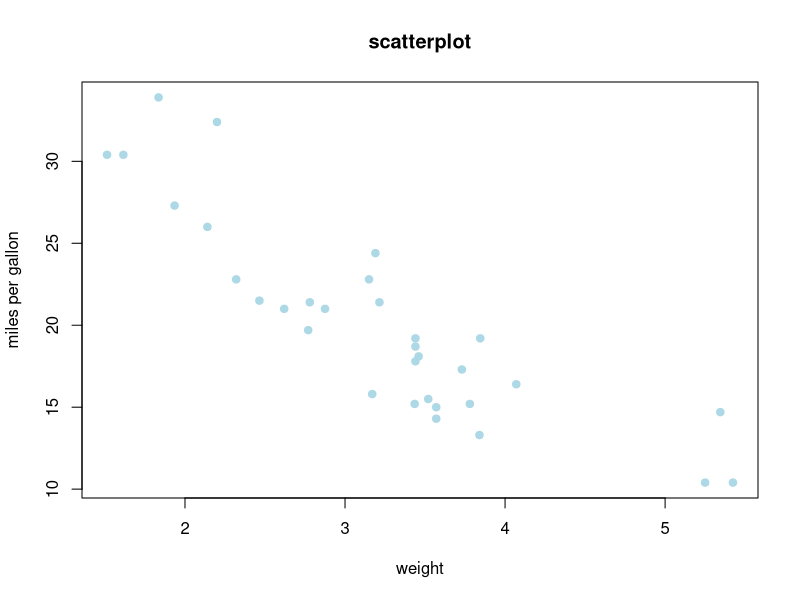
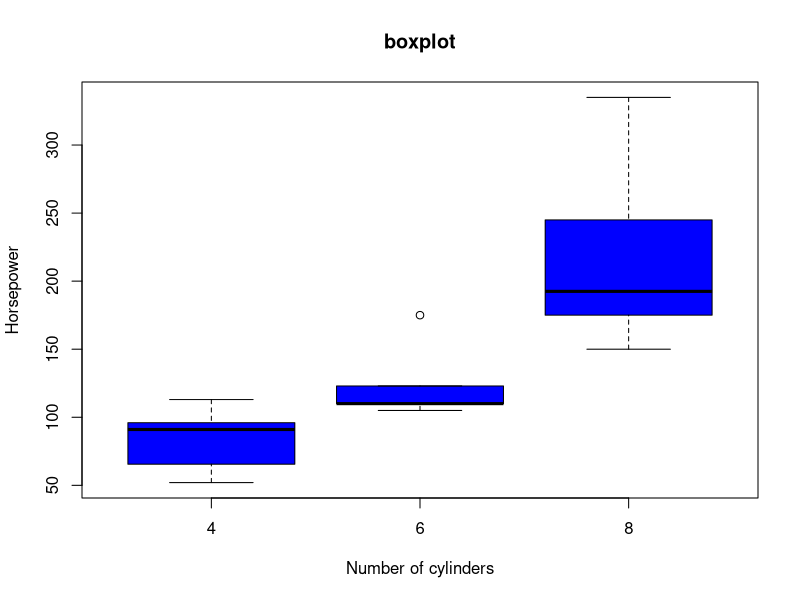
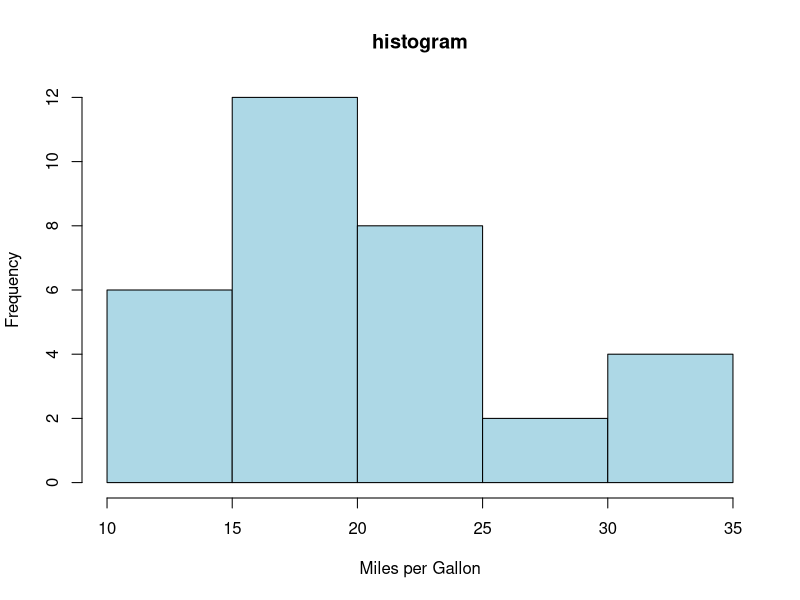

These charts were generated, in order, by the following R code:
#Write an R program to count the number of vowels and consonants in a given string. 
word<-tolower(readline("Enter a word: "))
chars<-strsplit(word,"")[[1]]
vowels<-sum(chars %in% c("a","e","i","o","u"))
consonants<-sum(chars %in% letters)-vowels

print(vowels)
print(consonants)

#2. Using the mtcars dataset in R, 
#a. Create a scatterplot of wt vs mpg. 
#b. Create a boxplot of hp grouped by cyl.
#c. Create a histogram

plot(mtcars$wt,mtcars$mpg,
     main="scatterplot",
     xlab="weight",
     ylab="miles per gallon",
     pch=19,
     col="lightblue")


boxplot(hp~cyl,data=mtcars,
        ylab="Horsepower",
        xlab="Number of cylinders",
        main="boxplot",
        col="blue")

hist(mtcars$mpg,
     main="histogram",
     xlab="Miles per Gallon",
     col="lightblue")

#3. Write an R program to: 
  #1. Create a data frame students with columns: Name, Maths, Science, English. 
  #2. Add a new column Total = sum of all subjects. 
  #3. Add another column Average = mean of marks. 
  #4. Find overall class mean, median, and mode for each subject
  #5. Melt the data frame to show subject-wise marks per student. 
  #6. Use cast() to calculate average marks of each subject.

library(reshape2)

students<-data.frame(
  Name=c("A","B","C","D","E"),
  Maths=c(50,60,70,50,50),
  Science=c(10,20,30,40,50),
  English=c(90,100,80,70,60)
)

students$Total=students$Maths+students$Science+students$English
students$Average=students$Total/3

print(students$Total)
print(students$Average)

find_mode<-function(x){
  counts<-table(x)
  as.numeric(names(counts)[which.max(counts)])
}

print(mean(students$Maths))
print(median(students$Maths))
print(find_mode(students$Maths))

print(mean(students$Science))
print(median(students$Science))
print(find_mode(students$Science))

print(mean(students$English))
print(median(students$English))
print(find_mode(students$English))

melted<-melt(students,
             id.vars="Name",
             meausre.vars=c("Maths","Science","English"),
             variable.name="Subject",
             value.name="Marks")
print(melted)

result<-dcast(melted,Subject~.,
              fun.aggregate=mean,value.var="Marks")
print(result)
